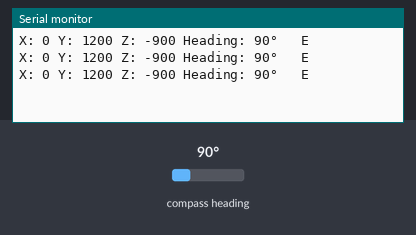
The sketch below on a simulated Arduino Uno, built with avr-gcc and run on an emulated ATmega328P. On the bench: the last lines printed to the serial monitor. Inputs (shaded band) come from the test bench; at power-on: compass heading 90°.

Above: at 1.3 s.
1.4 s: compass heading set to 7°
At 1.9 s:
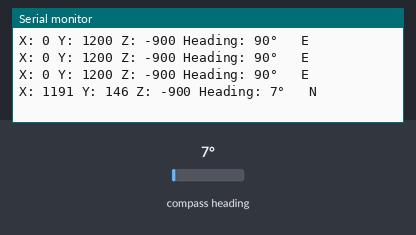
3.5 s: compass heading set to 180°
At 3.9 s:
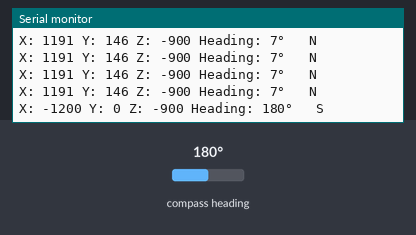
5.5 s: compass heading set to 269°
At 5.9 s:
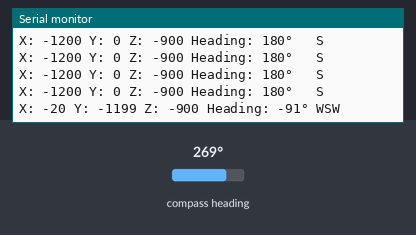
7.5 s: compass heading set to 90°
At 7.9 s:
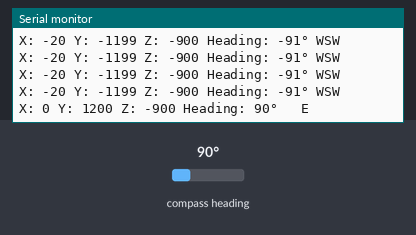
10.5 s: compass heading set to 352°
At 11.0 s:
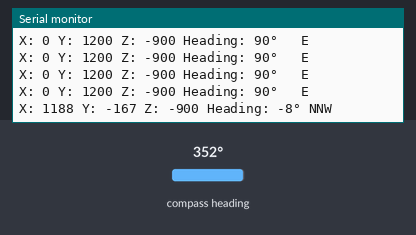

The sketch:

compass.ino
```cpp
#include <QMC5883LCompass.h>

QMC5883LCompass compass;

void setup()
{
  Serial.begin(9600);
  compass.init();
}

void loop()
{
  compass.read();
  int x = compass.getX();
  int y = compass.getY();
  int z = compass.getZ();

  if (x == 0 && y == 0 && z == 0) {
    Serial.println("Error: Magnetometer not responding.");
    delay(1000);
    return;
  }

  int heading = compass.getAzimuth();

  Serial.print("X: "); Serial.print(x);
  Serial.print(" Y: "); Serial.print(y);
  Serial.print(" Z: "); Serial.print(z);
  Serial.print(" Heading: "); Serial.print(heading);
  Serial.print("° ");

  char direction[20] = {0};  // Initialise buffer
  compass.getDirection(direction, heading);
  Serial.println(direction);

  delay(500);
}
```

Measured:
- after the input at 1.4 s, the serial monitor: prints a new line after 0.11 s (image 1)
- after the input at 3.5 s, the serial monitor: prints a new line at once (image 2)
- after the input at 5.5 s, the serial monitor: prints a new line at once (image 3)
- after the input at 7.5 s, the serial monitor: prints a new line at once (image 4)
- after the input at 10.5 s, the serial monitor: prints a new line at once (image 5)
